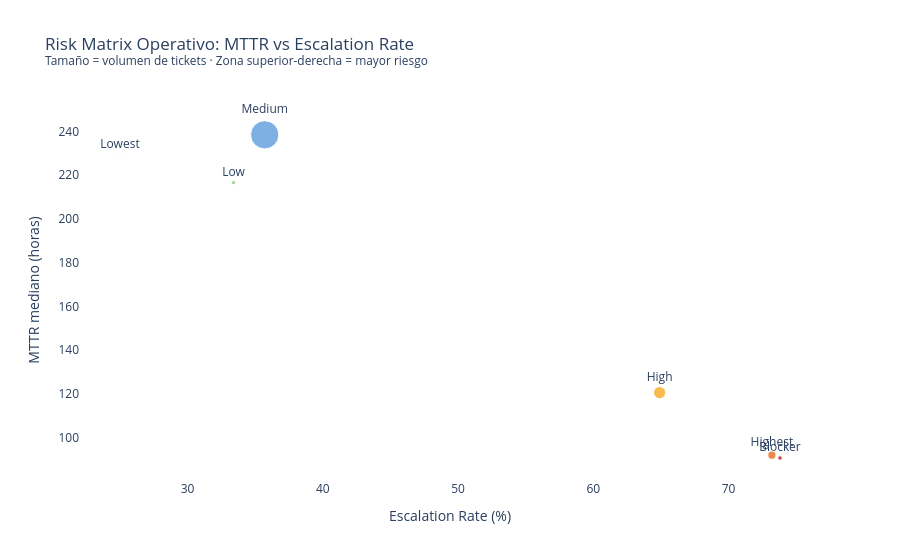

The code cell stored with this chart in its notebook:
### Code cell
# Risk Matrix interactiva: MTTR vs Escalation Rate
# Tamaño del punto = volumen de tickets
# Zona superior-derecha = mayor riesgo operativo

fig = px.scatter(
    df_riesgo,
    x='escalation_rate', y='mttr_med',
    size='total', color='issue_priority',
    color_discrete_map=COLORES, text='issue_priority',
    title='Risk Matrix Operativo: MTTR vs Escalation Rate<br><sup>Tamaño = volumen de tickets · Zona superior-derecha = mayor riesgo</sup>',
    labels={'escalation_rate':'Escalation Rate (%)','mttr_med':'MTTR mediano (horas)','issue_priority':'Prioridad'}
)
fig.update_traces(textposition='top center')
fig.update_layout(plot_bgcolor='white', showlegend=False)
fig.show()

# Exportar
df_riesgo.to_csv(RUTA_EXPORTS + 'risk_score.csv', index=False)
print('risk_score.csv guardado en exports/')

### Figure 1 — Plotly figure (JSON) as saved in the notebook; plotly's stock layout.template omitted (floating-point values rounded to 4 significant figures)
{"data": [{"hovertemplate": "Prioridad=%{text}<br>Escalation Rate (%)=%{x}<br>MTTR mediano (horas)=%{y}<br>total=%{marker.size}<extra></extra>", "legendgroup": "Blocker", "marker": {"color": "#C00000", "size": [656], "sizemode": "area", "sizeref": 61.97, "symbol": "circle"}, "mode": "markers+text", "name": "Blocker", "orientation": "v", "showlegend": true, "text": ["Blocker"], "textposition": "top center", "type": "scatter", "x": [73.8], "xaxis": "x", "y": [90.6], "yaxis": "y"}, {"hovertemplate": "Prioridad=%{text}<br>Escalation Rate (%)=%{x}<br>MTTR mediano (horas)=%{y}<br>total=%{marker.size}<extra></extra>", "legendgroup": "Highest", "marker": {"color": "#E05C00", "size": [2084], "sizemode": "area", "sizeref": 61.97, "symbol": "circle"}, "mode": "markers+text", "name": "Highest", "orientation": "v", "showlegend": true, "text": ["Highest"], "textposition": "top center", "type": "scatter", "x": [73.2], "xaxis": "x", "y": [91.9], "yaxis": "y"}, {"hovertemplate": "Prioridad=%{text}<br>Escalation Rate (%)=%{x}<br>MTTR mediano (horas)=%{y}<br>total=%{marker.size}<extra></extra>", "legendgroup": "High", "marker": {"color": "#F4A100", "size": [4554], "sizemode": "area", "sizeref": 61.97, "symbol": "circle"}, "mode": "markers+text", "name": "High", "orientation": "v", "showlegend": true, "text": ["High"], "textposition": "top center", "type": "scatter", "x": [64.9], "xaxis": "x", "y": [120.5], "yaxis": "y"}, {"hovertemplate": "Prioridad=%{text}<br>Escalation Rate (%)=%{x}<br>MTTR mediano (horas)=%{y}<br>total=%{marker.size}<extra></extra>", "legendgroup": "Medium", "marker": {"color": "#4A90D9", "size": [24788], "sizemode": "area", "sizeref": 61.97, "symbol": "circle"}, "mode": "markers+text", "name": "Medium", "orientation": "v", "showlegend": true, "text": ["Medium"], "textposition": "top center", "type": "scatter", "x": [35.7], "xaxis": "x", "y": [238.5], "yaxis": "y"}, {"hovertemplate": "Prioridad=%{text}<br>Escalation Rate (%)=%{x}<br>MTTR mediano (horas)=%{y}<br>total=%{marker.size}<extra></extra>", "legendgroup": "Low", "marker": {"color": "#7BBF6A", "size": [560], "sizemode": "area", "sizeref": 61.97, "symbol": "circle"}, "mode": "markers+text", "name": "Low", "orientation": "v", "showlegend": true, "text": ["Low"], "textposition": "top center", "type": "scatter", "x": [33.4], "xaxis": "x", "y": [216.6], "yaxis": "y"}, {"hovertemplate": "Prioridad=%{text}<br>Escalation Rate (%)=%{x}<br>MTTR mediano (horas)=%{y}<br>total=%{marker.size}<extra></extra>", "legendgroup": "Lowest", "marker": {"color": "#AAAAAA", "size": [84], "sizemode": "area", "sizeref": 61.97, "symbol": "circle"}, "mode": "markers+text", "name": "Lowest", "orientation": "v", "showlegend": true, "text": ["Lowest"], "textposition": "top center", "type": "scatter", "x": [25.0], "xaxis": "x", "y": [230.0], "yaxis": "y"}], "layout": {"legend": {"itemsizing": "constant", "title": {"text": "Prioridad"}, "tracegroupgap": 0}, "plot_bgcolor": "white", "showlegend": false, "title": {"text": "Risk Matrix Operativo: MTTR vs Escalation Rate<br><sup>Tamaño = volumen de tickets · Zona superior-derecha = mayor riesgo</sup>"}, "xaxis": {"anchor": "y", "domain": [0, 1], "title": {"text": "Escalation Rate (%)"}}, "yaxis": {"anchor": "x", "domain": [0, 1], "title": {"text": "MTTR mediano (horas)"}}}}
